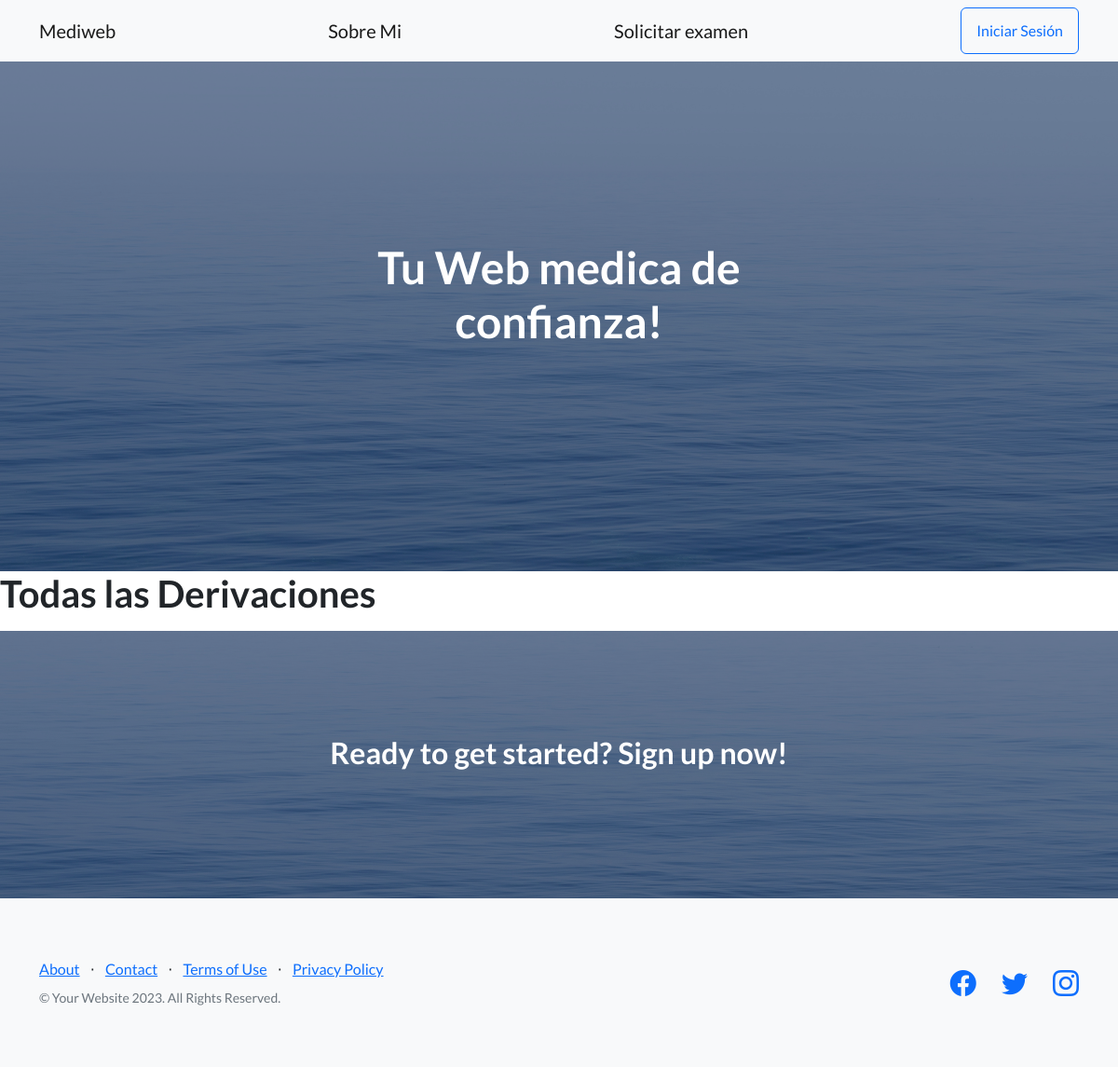
The page /derivaciones on the database as committed earlier.
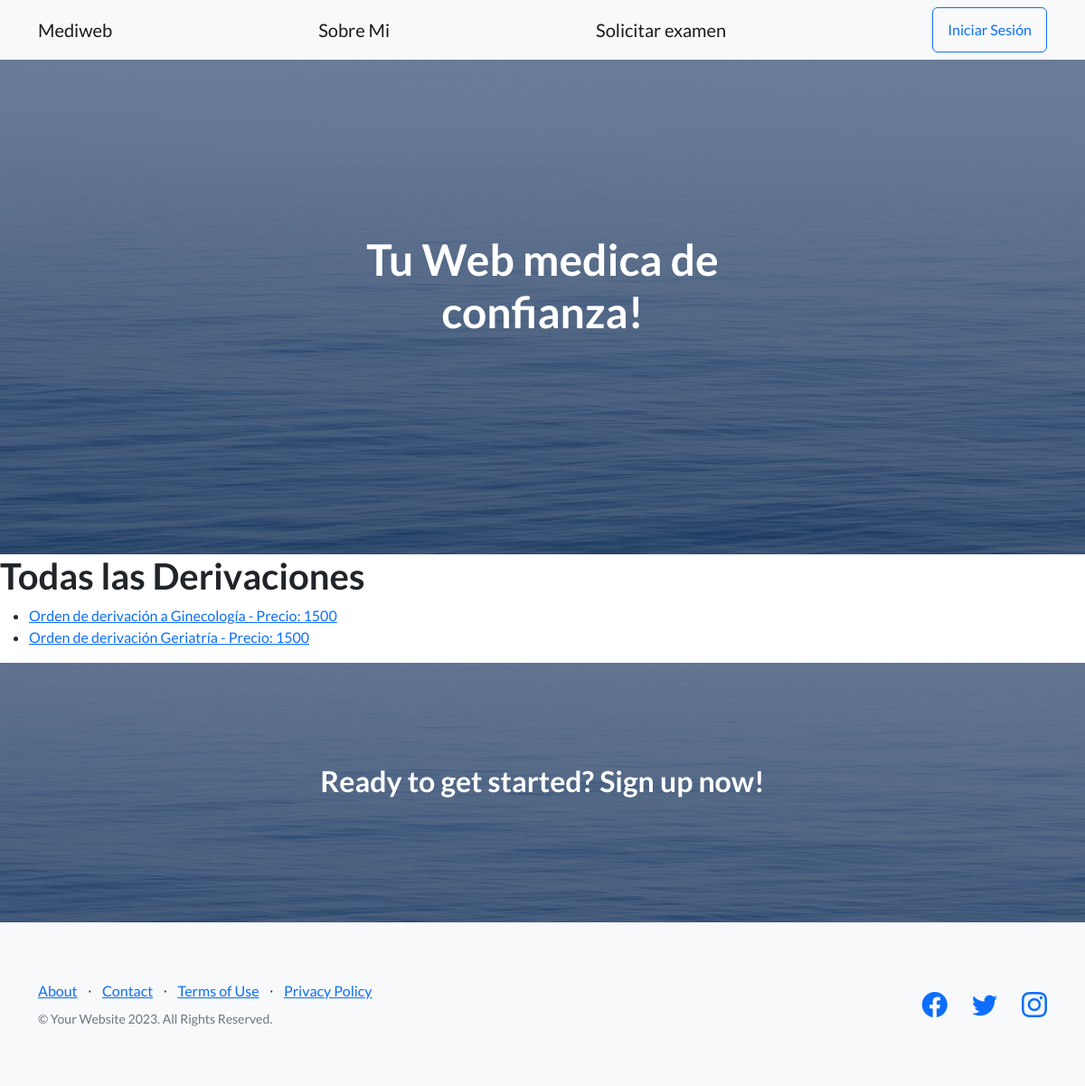
The same page on the database as committed later.
### AppWeb/models.py (models this page shows, shortened)
class Derivacion(models.Model):
    nombre = models.CharField(max_length=100)
    descripcion = models.TextField(blank=True)
    precio = models.DecimalField(max_digits=10, decimal_places=0)
    imagen_url = models.CharField(max_length=200, null=True, blank=True)

### AppWeb/views.py (the view)
# urls.py: path('derivaciones', views.ver_derivaciones, name='derivaciones'),
def ver_derivaciones(request):
    derivaciones = Derivacion.objects.all()
    return render(request, 'derivaciones/derivaciones.html', {'derivaciones': derivaciones})

### AppWeb/templates/derivaciones/derivaciones.html (shortened to what this page needs)
{% extends 'base.html' %}
{% load static %}
{% block content %}
<h1>Todas las Derivaciones</h1>
<ul>
    {% for derivacion in derivaciones %}
        <li>
            <a href="{% url 'ver_diagnosticos' derivacion.id %}">
                {{ derivacion.nombre }} - Precio: {{ derivacion.precio }}
            </a>
        </li>
    {% endfor %}
</ul>
{% endblock %}

Rows that differ between the two databases and show on the page:
added Derivacion: nombre "Orden de derivación a Ginecología", precio "1500"
added Derivacion: nombre "Orden de derivación Geriatría", precio "1500"
